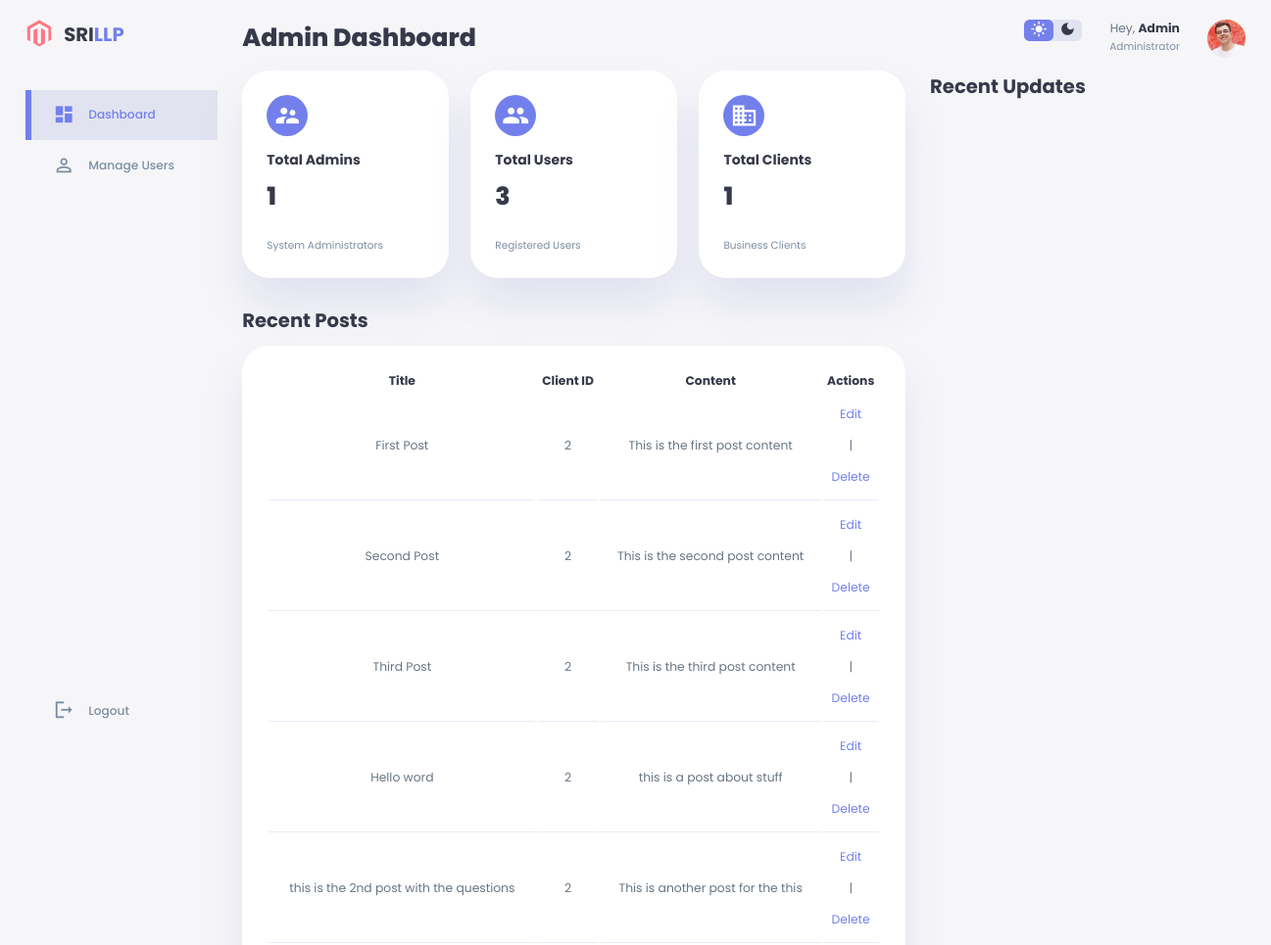
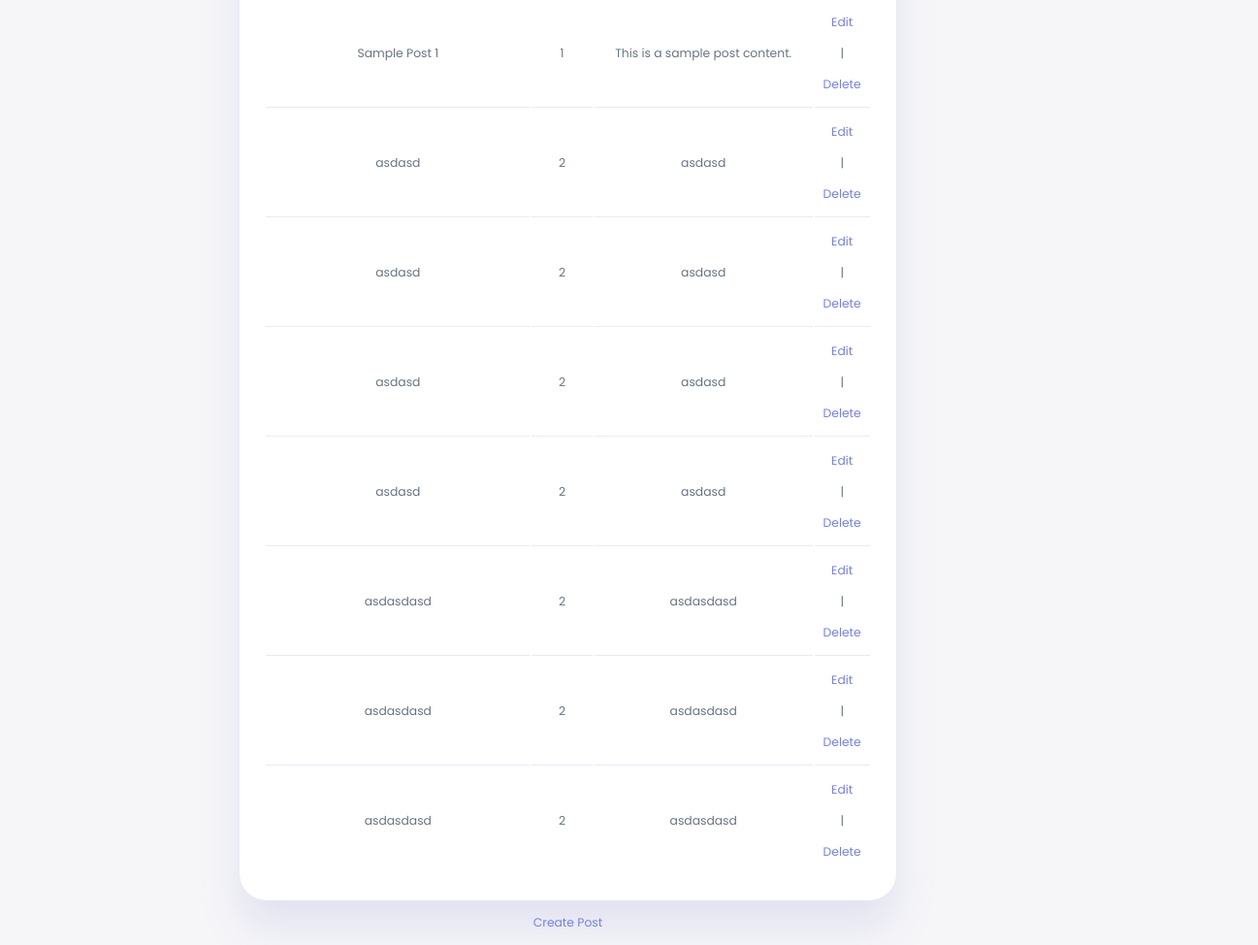
The app's page /dashboard/admindashboard.php (signed in), older data (2 pictures, top to bottom).
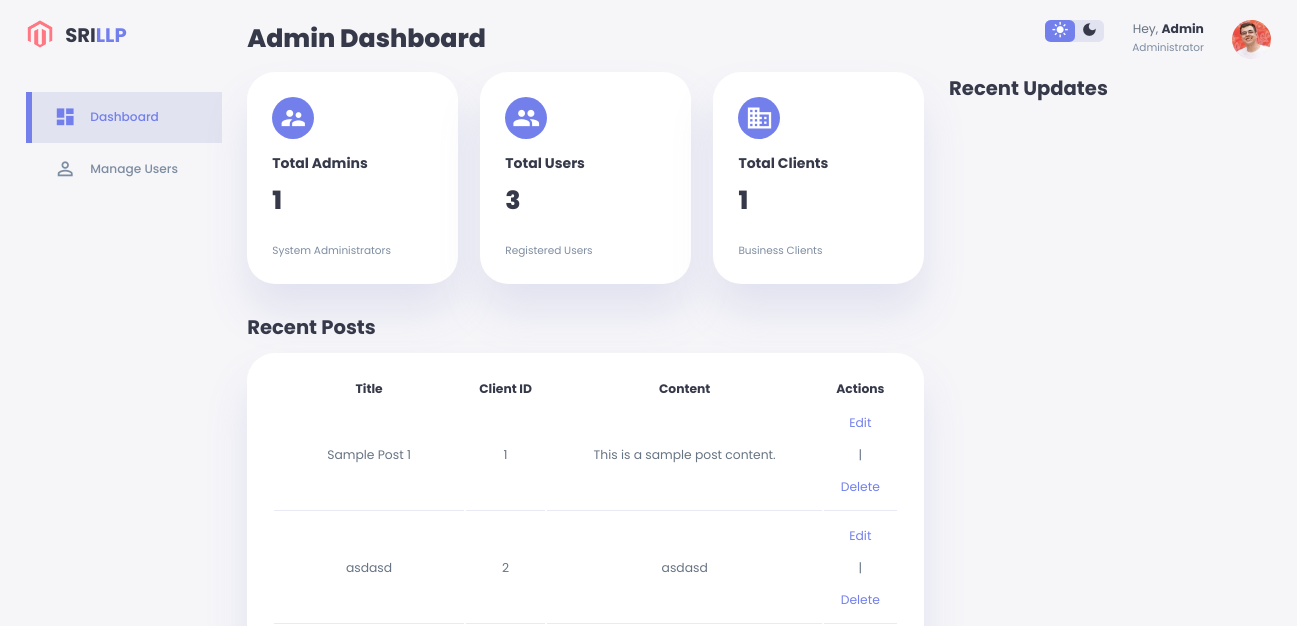
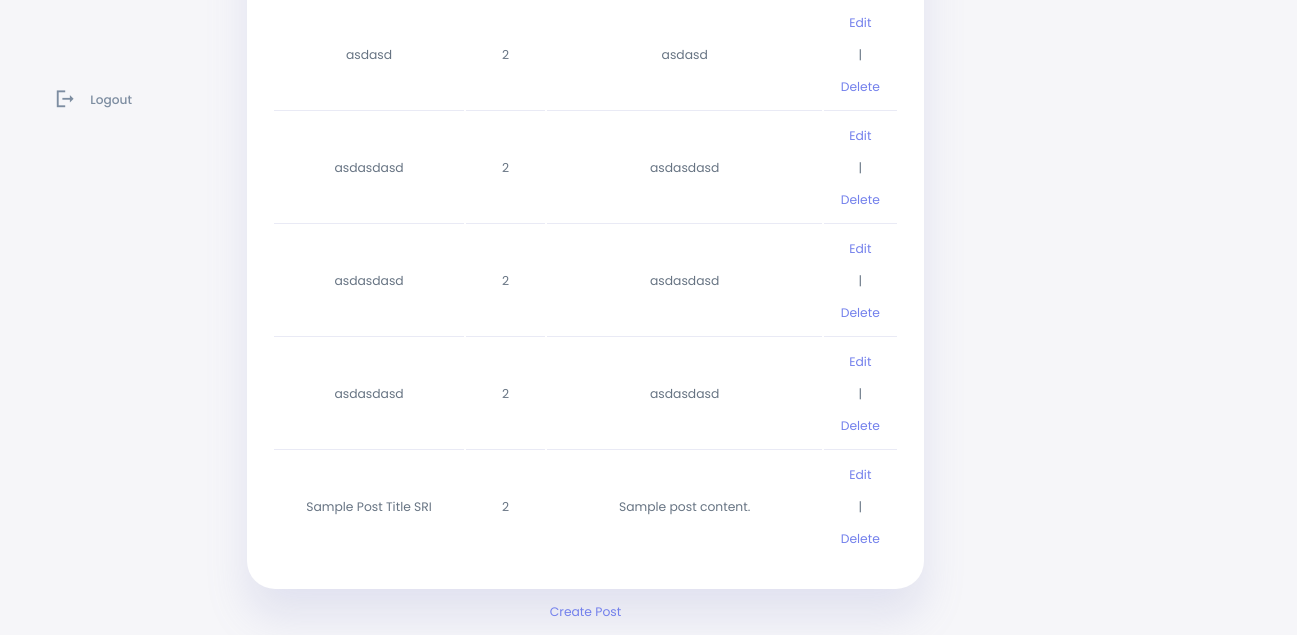
The same page, newer data (2 pictures, top to bottom).
### tables this page shows
CREATE TABLE `posts` (
  `id` int(11) NOT NULL,
  `title` varchar(100) NOT NULL,
  `content` text NOT NULL,
  `client_id` int(11) NOT NULL
);

### dashboard/admindashboard.php (the view, shortened to what this page needs)
<?php
include('../includes/config.php');
$postQuery = "SELECT * FROM posts";
$posts = $conn->query($postQuery);
$adminCountQuery = "SELECT COUNT(*) AS total_admins FROM users WHERE role = 'admin'";
$userCountQuery = "SELECT COUNT(*) AS total_users FROM users WHERE role = 'user'";
$clientCountQuery = "SELECT COUNT(*) AS total_clients FROM users WHERE role = 'client'";
$totalAdmins = $conn->query($adminCountQuery)->fetch_assoc()['total_admins'];
$totalUsers = $conn->query($userCountQuery)->fetch_assoc()['total_users'];
$totalClients = $conn->query($clientCountQuery)->fetch_assoc()['total_clients'];
?>
<!DOCTYPE html>
<html lang="en">
<head>
    <link rel="stylesheet" href="../assets/css/style.css">
</head>
<body>
    <div class="container">
        <aside>
            <div class="top">
                <div class="logo">
                    <img src="../assets/images/logo.png" alt="Logo">
                    <h2>SRI<span class="primary">LLP</span></h2>
                </div>
            </div>
            <div class="sidebar">
                <a href="#" class="active">
                    <span class="material-icons-sharp">dashboard</span>
                    <h3>Dashboard</h3>
                </a>
                <a href="manage_users.php">
                    <span class="material-icons-sharp">person_outline</span>
                    <h3>Manage Users</h3>
                </a>
                <a href="./logout.php">
                    <span class="material-icons-sharp">logout</span>
                    <h3>Logout</h3>
                </a>
            </div>
        </aside>
        <main>
            <h1>Admin Dashboard</h1>
            <div class="insights">
                <div class="sales">
                    <span class="material-icons-sharp">supervisor_account</span>
                    <div class="middle">
                        <div class="left">
                            <h3>Total Admins</h3>
                            <h1><?= $totalAdmins ?></h1>
                        </div>
                    </div>
                    <small class="text-muted">System Administrators</small>
                </div>
                <div class="sales">
                    <span class="material-icons-sharp">group</span>
                    <div class="middle">
                        <div class="left">
                            <h3>Total Users</h3>
                            <h1><?= $totalUsers ?></h1>
                        </div>
                    </div>
                    <small class="text-muted">Registered Users</small>
                </div>
                <div class="sales">
                    <span class="material-icons-sharp">business</span>
                    <div class="middle">
                        <div class="left">
                            <h3>Total Clients</h3>
                            <h1><?= $totalClients ?></h1>
                        </div>
                    </div>
                    <small class="text-muted">Business Clients</small>
                </div>
            </div>
            <div class="recent-orders">
                <h2>Recent Posts</h2>
                <table>
                    <thead>
                        <tr>
                            <th>Title</th>
                            <th>Client ID</th>
                            <th>Content</th>
                            <th>Actions</th>
                        </tr>
                    </thead>
                    <tbody>
                        <?php while ($post = $posts->fetch_assoc()) : ?>
                            <tr>
                                <td><?= $post['title'] ?></td>
                                <td><?= $post['client_id'] ?></td>
                                <td><?= $post['content'] ?></td>
                                <td>
                                    <a href="../posts/edit_post.php?id=<?= $post['id'] ?>">Edit</a> |
                                    <a href="../posts/delete_post.php?id=<?= $post['id'] ?>">Delete</a>
                                </td>
                            </tr>
                        <?php endwhile; ?>
                    </tbody>
                </table>
                <a href="../posts/create_post.php">Create Post</a>
            </div>
        </main>
        <div class="right">
            <div class="top">
                <div class="theme-toggler">
                    <span class="material-icons-sharp active">light_mode</span>
                    <span class="material-icons-sharp">dark_mode</span>
                </div>
                <div class="profile">
                    <div class="info">
                        <p>Hey, <b>Admin</b></p>
                        <small class="text-muted">Administrator</small>
                    </div>
                    <div class="profile-photo">
                        <img src="../assets/images/profile-1.jpg" alt="Profile Picture">
                    </div>
                </div>
            </div>
            <div class="recent-updates">
                <h2>Recent Updates</h2>
            </div>
        </div>
    </div>
</body>
</html>

### assets/css/style.css (style rules this page uses)
:root { --color-primary: #7380ec; --color-danger: #ff7782; --color-success: #41f1b6; --color-warning: #ffbb55; --color-white: #fff; --color-info-dark: #7d8da1; --color-info-light: #dce1eb; --color-dark: #363949; --color-light: rgba(132, 139, 200, 0.18); --color-primary-variant: #111e88; --color-dark-variant: #677483; --color-background: #f6f6f9; --card-border-radius: 2rem; --border-radius-1: 0.4rem; --border-radius-2: 0.8rem; --border-radius-3: 1.2rem; --card-padding: 1.8rem; --padding-1: 1.2rem; --box-shadow: 0 2rem 3rem var(--color-light); }
* { margin: 0; padding: 0; outline: 0; appearance: none; border: 0; text-decoration: none; list-style: none; box-sizing: border-box; }
html { font-size: 14px; }
body { width: 100vw; height: 100vh; font-family: poppins, sans-serif; font-size: 0.88rem; background: var(--color-background); user-select: none; overflow-x: hidden; color: var(--color-dark); }
.container { display: grid; width: 96%; margin: 0 auto; gap: 1.8rem; grid-template-columns: 14rem auto 23rem; }
a { color: var(--color-dark); }
img { display: block; width: 100%; }
h1 { font-weight: 800; font-size: 1.8rem; }
h2 { font-size: 1.4rem; }
h3 { font-size: 0.87rem; }
small { font-size: 0.75rem; }
.profile-photo { width: 2.8rem; height: 2.8rem; border-radius: 50%; overflow: hidden; }
.text-muted { color: var(--color-info-dark); }
p { color: var(--color-dark-variant); }
b { color: var(--color-dark); }
.primary { color: var(--color-primary); }
aside { height: 100vh; }
aside .top { display: flex; align-items: center; justify-content: space-between; margin-top: 1.4rem; }
aside .logo { display: flex; gap: 0.8rem; }
aside .logo img { width: 2rem; height: 2rem; }
aside .sidebar { display: flex; flex-direction: column; height: 86vh; position: relative; top: 3rem; }
aside h3 { font-weight: 500; }
aside .sidebar a { display: flex; color: var(--color-info-dark); margin-left: 2rem; gap: 1rem; align-items: center; position: relative; height: 3.7rem; transition: all 300ms ease; }
aside .sidebar a span { font-size: 1.6rem; transition: all 300ms ease; }
aside .sidebar a:last-child { position: absolute; bottom: 2rem; width: 100%; }
aside .sidebar a.active { background: var(--color-light); color: var(--color-primary); margin-left: 0; }
aside .sidebar a.active:before { content: ""; width: 6px; height: 100%; background: var(--color-primary); }
aside .sidebar a.active span { color: var(--color-primary); margin-left: calc(1rem - 6px); }
main { margin-top: 1.4rem; }
main .insights { display: grid; grid-template-columns: repeat(3, 1fr); gap: 1.6rem; }
main .insights > div { background: var(--color-white); padding: var(--card-padding); border-radius: var(--card-border-radius); margin-top: 1rem; box-shadow: var(--box-shadow); transition: all 300ms ease; }
main .insights > div span { background: var(--color-primary); padding: 0.5rem; border-radius: 50%; color: var(--color-white); font-size: 2rem; }
main .insights > div .middle { display: flex; align-items: center; justify-content: space-between; }
main .insights h3 { margin: 1rem 0 0.6rem; font-size: 1rem; }
main .insights small { margin-top: 1.6rem; display: block; }
main .recent-orders { margin-top: 2rem; }
main .recent-orders h2 { margin-bottom: 0.8rem; }
main .recent-orders table { background: var(--color-white); width: 100%; border-radius: var(--card-border-radius); padding: var(--card-padding); text-align: center; box-shadow: var(--box-shadow); transition: all 300ms ease; }
main table tbody td { height: 2.8rem; border-bottom: 1px solid var(--color-light); color: var(--color-dark-variant); }
main table tbody tr:last-child td { border: none; }
main .recent-orders a { text-align: center; display: block; margin: 1rem auto; color: var(--color-primary); }
.right { margin-top: 1.4rem; }
.right .top { display: flex; justify-content: end; gap: 2rem; }
.right .theme-toggler { background: var(--color-light); display: flex; justify-content: space-between; align-items: center; height: 1.6rem; width: 4.2rem; cursor: pointer; border-radius: var(--border-radius-1); }
.right .theme-toggler span { font-size: 1.2rem; width: 50%; height: 100%; display: flex; align-items: center; justify-content: center; }
.right .theme-toggler span.active { background: var(--color-primary); color: white; border-radius: var(--border-radius-1); }
.right .top .profile { display: flex; gap: 2rem; text-align: right; }
.right .recent-updates { margin-top: 1rem; }
.right .recent-updates h2 { margin-bottom: 0.8rem; }

Row changes from the older to the newer data that the page shows:
removed posts: title "First Post", client "2", content "This is the first post content"
removed posts: title "Second Post", client "2", content "This is the second post content"
removed posts: title "Third Post", client "2", content "This is the third post content"
removed posts: title "Hello word", client "2", content "this is a post about stuff"
removed posts: title "this is the 2nd post with the questions", client "2", content "This is another post for the this"
removed posts: title "asdasd", client "2", content "asdasd"
removed posts: title "asdasd", client "2", content "asdasd"
added posts: title "Sample Post Title SRI", client "2", content "Sample post content."
